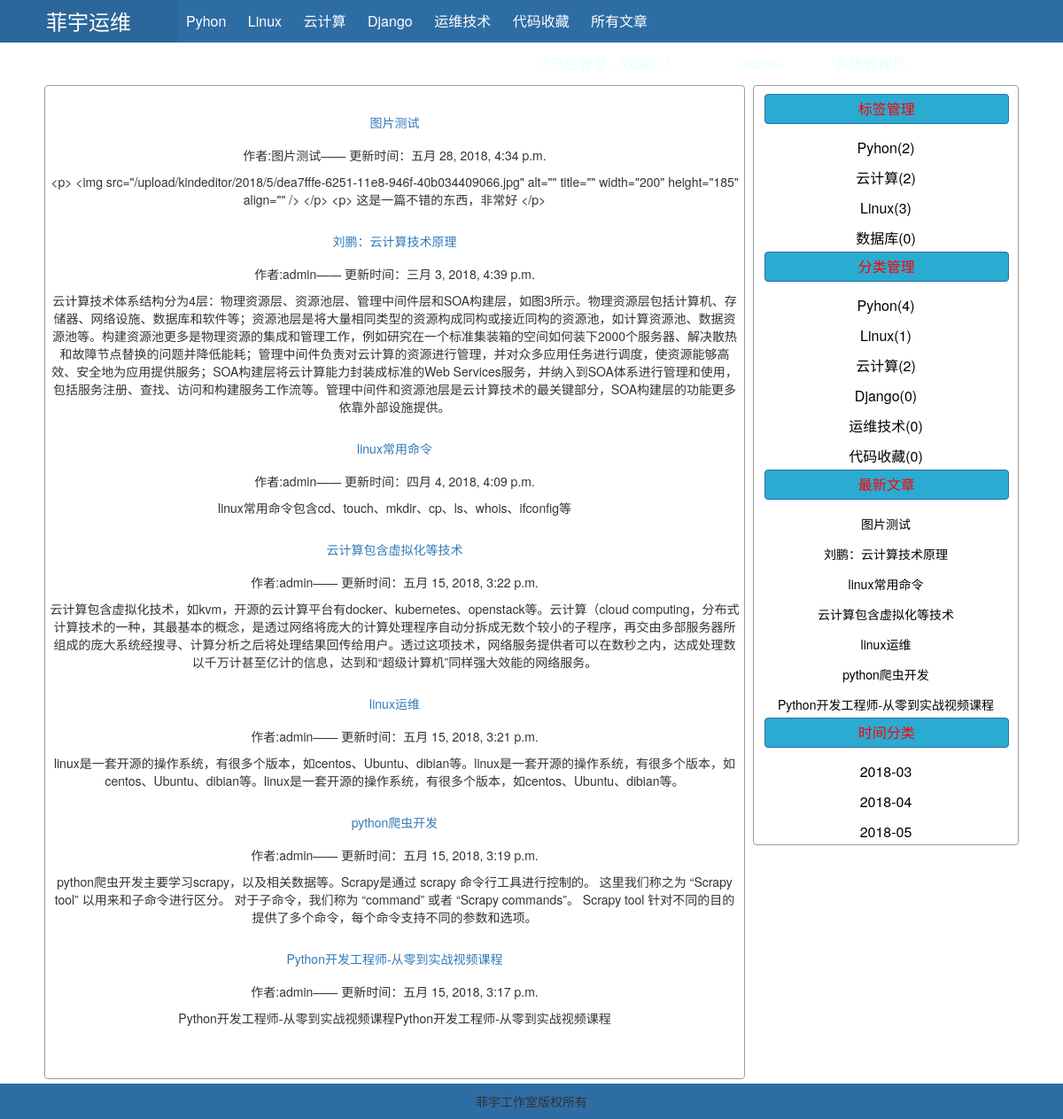
The page /list_summary.html (signed in) on the database its author committed.
### users/models.py (models this page shows, shortened)
class Classify(models.Model):
    name = models.CharField(verbose_name='名称',max_length=12)
    class Meta:
        db_table = 'classify'
        verbose_name_plural = '文章分类'

class Article(models.Model):
    title = models.CharField(verbose_name='标题',max_length=32,)
    author = models.CharField(verbose_name='作者',max_length=12)
    summary = models.CharField(verbose_name='摘要', max_length=100)
    content = models.TextField(verbose_name='内容', max_length=9999)
    tag = models.ManyToManyField('Tag',verbose_name='标签')
    classify = models.ForeignKey('Classify',verbose_name='分类')
    create_time = models.DateTimeField(verbose_name='发布时间',auto_now_add=True)
    update_time = models.DateTimeField(verbose_name='更新时间')
    class Meta:
        db_table = 'article'
        verbose_name_plural = '全部文章'

class Tag(models.Model):
    name = models.CharField(verbose_name='名称',max_length=12)
    class Meta:
        db_table = 'tag'
        verbose_name_plural = '文章标签'

### users/views.py (the view)
# urls.py: url(r'^list_summary.html', views.list_summary),
def list_summary(request):
    classify_list = models.Classify.objects.annotate(num_article=Count('article'))
    article_list = models.Article.objects.all().order_by('-create_time')
    article = models.Article.objects.all()[1::5]
    tag_list = models.Tag.objects.annotate(num_article=Count('article'))
    date_list = models.Article.objects.raw(
        'select id, count(id) as num,strftime("%Y-%m",update_time) as ctime from article group by strftime("%Y-%m",update_time)')
    return render(request, 'list_summary.html', {'classify_list': classify_list,
                                            'article_list': article_list,
                                            'tag_list': tag_list,
                                            'date_list': date_list,
                                            })

### templates/list_summary.html
{% extends 'index.html' %}
{% block header %}
    {% include 'include/header.html' %}
{% endblock %}
{% block content %}
        {% for item in article_list %}
                <h3><a class="btn" href="/article.html?nid={{item.id}}" >{{item.title}}</a></h3>
                <p>作者:{{ item.author}}—— 更新时间：{{ item.update_time}}</p>
                <p>{{ item.content}}</p>
        {% endfor%}
{% endblock %}}

### templates/index.html (shortened to what this page needs)
<!DOCTYPE html>
<html lang="zh-cn">
<head>
    <link rel="stylesheet" href="/static/font-awesome-4.7.0/css/font-awesome.css">
    <link rel="stylesheet" href="/static/bootstrap/css/bootstrap.css">
</head>
<body>
{% if user.is_authenticated %}
    {% block header %}{% endblock %}
    <div class="pg_body center w1100">
        <div class="content left img-thumbnail">
            {% block content %}{% endblock %}
        </div>
        <div class="menu right img-thumbnail">
            <div class="box">
                 <div class="title btn btn-primary">标签管理</div>
                <div class="item">
                    {% for tag in tag_list %}
                    <a class="btn" href="/list_tag.html?nid={{ tag.id }}">{{tag.name}}({{tag.num_article}})</a>
                    {% endfor%}
                </div>
            </div>
            <div class="box">
                 <div class="title btn btn-primary">分类管理</div>
                <div class="item">
                    {% for classify in classify_list %}
                    <a class="btn" href="list_classify.html?nid={{ classify.id }}">{{classify.name}}({{classify.num_article}})</a>
                    {% endfor%}
                </div>
            </div>
            <div class="box">
                 <div class="title btn btn-primary">最新文章</div>
                <div class="item">
                    {% for item in article_list %}
                    <a class="btn" href="/article.html?nid={{item.id}}" style="font-size: 14px">{{item.title}}</a>
                    {% endfor%}
                </div>
            </div>
            <div class="box">
                 <div class="title btn btn-primary">时间分类</div>
                <div class="item">
                    {% for item in date_list %}
                    <a class="btn" href="list_date-{{item.ctime}}.html">{{item.ctime}}</a>
                    {% endfor%}
                </div>
            </div>
        </div>
    </div>
    <div class="pg_footer  center">菲宇工作室版权所有</div>
{% endif %}
</body>
</html>

### templates/include/header.html
<div class="pg_header">
    <div class="logo left"><a href="/"> 菲宇运维</a></div>
    <div class="hl-menu left">
        {% for classify in classify_list %}
            <a class="item" href="list_classify.html?nid={{ classify.id }}">{{classify.name}}</a>
        {% endfor%}
         <a class="item" href="/list_summary.html">所有文章</a>
    </div>
    <div class="hr-menu right">您已经登录，欢迎您！<a href="" class="item"> 用户名</a>:{{ user.username }}-<a class="item" href=""> 昵称</a>:{{ user.nickname }}
        <a  href="{% url 'logout' %}?next={{ request.path }}" class="item">注销登录</a>
                <a  href="{% url 'password_change' %}?next={{ request.path }}" class="item">修改密码</a>
    </div>
</div>

### templates/index.html (style rules this page uses)
body { margin: 0 auto; }
a,a:hover { text-decoration:none; }
.left { float: left; }
.right { float: right; }
.center { text-align: center; }
.w1100 { width: 1100px; }
.pg_header { background-color: #2e6da4; height: 48px; min-width: 1100px; line-height: 48px; margin-bottom: 5px; }
.pg_header .logo,.pg_header .logo a { color: white; width: 200px; background-color: #2b669a; text-align: center; font-size: 24px; }
.pg_header .hl-menu,.hr-menu { color: #e7fff8; font-size: 16px; }
.pg_header .hl-menu .item,.hr-menu .item { color: white; padding:0px 10px; height: 48px; display: inline-block; }
.pg_body { margin: 0 auto; overflow: hidden; }
.pg_body .content { width: 791px; border: 1px solid #9d9d9d; }
.pg_body .menu { width: 300px; border: 1px solid #9d9d9d; }
.pg_body .menu .box { display: inline-block; width: 98%; }
.pg_body .menu .box .title { line-height: 20px; font-size: 16px; background-color: #2aabd2; width: 97%; color: red; margin: 5px; }
.pg_body .menu .box .item { height: 30px; font-size: 16px; color: white; margin: 5px; }
.pg_body .menu .box .item .btn { color: black; font-size: 16px; display: block; line-height: 20px; }
.pg_footer { background-color: #2e6da4; position: absolute; height: 40px; width: 100%; min-width: 1100px; line-height: 40px; margin-top: 5px; }

### rows shown on the page
Classify: name "Pyhon", num_article "4"
Classify: name "Linux", num_article "1"
Classify: name "云计算", num_article "2"
Classify: name "Django", num_article "0"
Classify: name "运维技术", num_article "0"
Classify: name "代码收藏", num_article "0"
Article: title "图片测试", author "图片测试", update_time "五月 28, 2018, 4:34 p.m.", content "<p> <img src=\"/upload/kindeditor/2018/5/dea7fffe-6251-11e8-946f-40b034409066.jpg\" alt=\"\" title=\"\" width=\"200\" height=\"185\" align=\"\" /> </p> <p> 这是一篇不错的东西，非常好 </p>"
Article: title "刘鹏：云计算技术原理", author "admin", update_time "三月 3, 2018, 4:39 p.m.", content "云计算技术体系结构分为4层：物理资源层、资源池层、管理中间件层和SOA构建层，如图3所示。物理资源层包括计算机、存储器、网络设施、数据库和软件等；资源池层是将大量相同类型的资源构成同构或接近同构的资源池，如计算资源池、数据资源池等。构建资源池更多是物理资源的集成和管理工作，例如研究在一个标准集装箱的空间如何装下2000个服务器、解决散热和故障节点替换的问题并降低能耗；管理中间件负责对云计算的资源进行管理，并对众多应用任务进行调度，使资源能够高效、安全地为应用提供服务；SOA构建层将云计算能力封装成标准的Web Services服务，并纳入到SOA体系进行管理和使用，包括服务注册、查找、访问和构建服务工作流等。管理中间件和资源池层是云计算技术的最关键部分，SOA构建层的功能更多依靠外部设施提供。", ctime "2018-03"
Article: title "linux常用命令", author "admin", update_time "四月 4, 2018, 4:09 p.m.", content "linux常用命令包含cd、touch、mkdir、cp、ls、whois、ifconfig等", ctime "2018-04"
Article: title "云计算包含虚拟化等技术", author "admin", update_time "五月 15, 2018, 3:22 p.m.", content "云计算包含虚拟化技术，如kvm，开源的云计算平台有docker、kubernetes、openstack等。云计算（cloud computing，分布式计算技术的一种，其最基本的概念，是透过网络将庞大的计算处理程序自动分拆成无数个较小的子程序，再交由多部服务器所组成的庞大系统经搜寻、计算分析之后将处理结果回传给用户。透过这项技术，网络服务提供者可以在数秒之内，达成处理数以千万计甚至亿计的信息，达到和“超级计算机”同样强大效能的网络服务。"
Article: title "linux运维", author "admin", update_time "五月 15, 2018, 3:21 p.m.", content "linux是一套开源的操作系统，有很多个版本，如centos、Ubuntu、dibian等。linux是一套开源的操作系统，有很多个版本，如centos、Ubuntu、dibian等。linux是一套开源的操作系统，有很多个版本，如centos、Ubuntu、dibian等。"
Article: title "python爬虫开发", author "admin", update_time "五月 15, 2018, 3:19 p.m.", content "python爬虫开发主要学习scrapy，以及相关数据等。Scrapy是通过 scrapy 命令行工具进行控制的。 这里我们称之为 “Scrapy tool” 以用来和子命令进行区分。 对于子命令，我们称为 “command” 或者 “Scrapy commands”。 Scrapy tool 针对不同的目的提供了多个命令，每个命令支持不同的参数和选项。"
Article: title "Python开发工程师-从零到实战视频课程", author "admin", update_time "五月 15, 2018, 3:17 p.m.", content "Python开发工程师-从零到实战视频课程Python开发工程师-从零到实战视频课程", ctime "2018-05"
Tag: name "Pyhon", num_article "2"
Tag: name "云计算", num_article "2"
Tag: name "Linux", num_article "3"
Tag: name "数据库", num_article "0"
